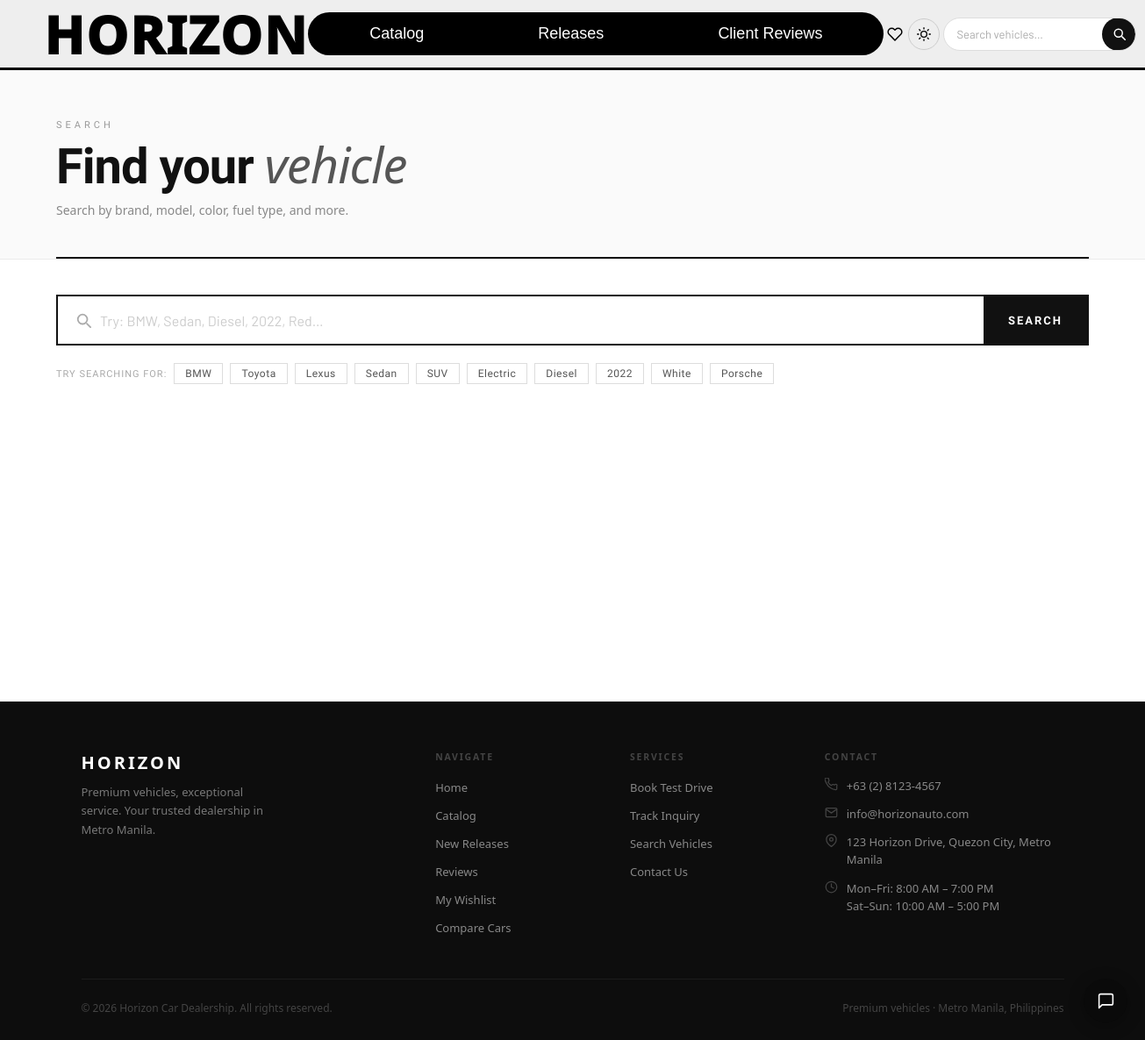
The app's page /search/ with its own data.
### horizon/models.py (models this page shows, shortened)
class DealershipSettings(models.Model):
    dealership_name  = models.CharField(max_length=120, default='Horizon Car Dealership')
    phone            = models.CharField(max_length=40,  default='+63 (2) 8123-4567')
    email            = models.EmailField(default='info@horizonauto.com')
    address          = models.CharField(max_length=200, default='123 Horizon Drive, Quezon City, Metro Manila')
    weekday_hours    = models.CharField(max_length=60,  default='8:00 AM – 7:00 PM')
    weekend_hours    = models.CharField(max_length=60,  default='10:00 AM – 5:00 PM')
    facebook_url     = models.URLField(blank=True, default='')
    instagram_url    = models.URLField(blank=True, default='')
    telegram_url     = models.URLField(blank=True, default='')
    tagline          = models.CharField(max_length=200, blank=True, default='')
    brand_name       = models.CharField(max_length=40, default='HORIZON',
                           help_text='Short name shown in the navbar (e.g. HORIZON)')
    chat_avatar_letter = models.CharField(max_length=2, default='H',
                           help_text='1-2 letter initial shown in the chat widget avatar')
    footer_tagline   = models.CharField(max_length=200, blank=True,
                           default='Premium vehicles, exceptional service. Your trusted dealership in Metro Manila.',
                           help_text='Short description shown under the brand name in the footer')
    footer_copyright = models.CharField(max_length=200, blank=True, default='',
                           help_text='Custom copyright line. Leave blank to auto-generate from dealership name.')
    footer_show_nav      = models.BooleanField(default=True, help_text='Show the Navigate links column')
    footer_show_services = models.BooleanField(default=True, help_text='Show the Services links column')
    footer_show_contact  = models.BooleanField(default=True, help_text='Show the Contact details column')
    footer_show_socials  = models.BooleanField(default=True, help_text='Show social media icon links')
    class Meta:
        verbose_name = verbose_name_plural = 'Dealership Settings'
    @classmethod
    def get(cls):
        obj, _ = cls.objects.get_or_create(pk=1)
        return obj

### horizon/views.py (the view, shortened to what this page needs)
# urls.py: path('search/',                 views.search,              name='search'),
def search(request):
    query = request.GET.get('q', '').strip()
    cars = Car.objects.none()
    total = 0
    return render(request, 'horizon/search.html', {
        'query': query,
        'cars':  cars,
        'total': total,
        'suggest_terms': ['BMW', 'Toyota', 'Lexus', 'Sedan', 'SUV', 'Electric', 'Diesel', '2022', 'White', 'Porsche'],
    })

### horizon/context_processors.py (called while the page is built)
def dealership_settings(request):
    return {'dealership_settings': DealershipSettings.get()}

def pending_test_drives(request):
    try:
        count = TestDriveRequest.objects.filter(is_read=False).count()
    except Exception:
        count = 0
    return {'sb_pending_test_drives': count}

### horizon/templates/horizon/search.html (shortened to what this page needs)
{% extends 'horizon/base.html' %}
{% load static %}
{% block content %}
<div class="srp-wrap">
  <header class="srp-hero">
    <div class="srp-hero-inner">
      <div class="srp-hero-left">
        <span class="srp-eyebrow">Search</span>
        {% if query %}
          <h1 class="srp-title">Results for <em>{{ query }}</em></h1>
          <p class="srp-sub">
            {% if total %}{{ total }} vehicle{{ total|pluralize }} matched your search.
            {% else %}No vehicles matched your search.{% endif %}
          </p>
        {% else %}
          <h1 class="srp-title">Find your <em>vehicle</em></h1>
          <p class="srp-sub">Search by brand, model, color, fuel type, and more.</p>
        {% endif %}
      </div>
    </div>
    <div class="srp-hero-rule"></div>
  </header>
  <div class="srp-search-bar-wrap">
    <form class="srp-search-form" action="{% url 'search' %}" method="get" role="search" onsubmit="srpAcClose()">
      <div class="srp-search-inner">
        <svg class="srp-search-icon" width="18" height="18" viewBox="0 0 20 20"
             fill="none" stroke="currentColor" stroke-width="2" stroke-linecap="round">
          <circle cx="9" cy="9" r="6"/><line x1="14.5" y1="14.5" x2="19" y2="19"/>
        </svg>
        <input
          class="srp-search-input"
          id="srpSearchInput"
          type="search"
          name="q"
          value="{{ query }}"
          placeholder="Try: BMW, Sedan, Diesel, 2022, Red…"
          autocomplete="off"
          autofocus
          aria-label="Search vehicles"
          oninput="srpAcInput(this.value)"
          onkeydown="srpAcKey(event)"
          onfocus="srpAcInput(this.value)"
        >
        <button class="srp-search-submit" type="submit">Search</button>
      </div>
    </form>
  </div>
  {% if not query %}
  <div class="srp-suggestions">
    <span class="srp-suggest-label">Try searching for:</span>
    {% for term in suggest_terms %}
    <a href="{% url 'search' %}?q={{ term }}" class="srp-suggest-chip">{{ term }}</a>
    {% endfor %}
  </div>
  {% endif %}
</div>
{% endblock %}

### horizon/templates/horizon/base.html (shortened to what this page needs)
{% load static %}
<!DOCTYPE html>
<html lang="en">
<head>
  <link rel="stylesheet" href="{% static 'css/stylesheet.css' %}">
  <link rel="stylesheet" href="{% static 'css/dark.css' %}">
</head>
<body>
<header class="navbar">
  <div class="logo"><a href="{% url 'home' %}">{{ dealership_settings.brand_name }}</a></div>
  <nav class="nav-center" id="navMenu">
    <a href="{% url 'catalog' %}">Catalog</a>
    <a href="{% url 'releases' %}">Releases</a>
    <a href="{% url 'client_releases' %}">Client Reviews</a>
  </nav>
  <a href="{% url 'wishlist' %}" class="nav-wl-link" title="My Wishlist" aria-label="Wishlist">
    <svg width="18" height="18" viewBox="0 0 24 24" fill="none" stroke="currentColor" stroke-width="2" stroke-linecap="round" stroke-linejoin="round"><path d="M20.84 4.61a5.5 5.5 0 0 0-7.78 0L12 5.67l-1.06-1.06a5.5 5.5 0 0 0-7.78 7.78l1.06 1.06L12 21.23l7.78-7.78 1.06-1.06a5.5 5.5 0 0 0 0-7.78z"/></svg>
  </a>
  <button class="dm-toggle" id="dmToggle" onclick="dmToggle()" title="Toggle dark mode" aria-label="Toggle dark mode">
  </button>
  <div class="nav-search-wrap" id="navSearchWrap">
    <form class="nav-search" action="{% url 'search' %}" method="get" role="search" onsubmit="navAcClose()">
      <input class="nav-search-input" id="navSearchInput" type="search" name="q" placeholder="Search vehicles…"
             value="{{ request.GET.q|default:'' }}" autocomplete="off" aria-label="Search vehicles"
             oninput="navAcInput(this.value)" onkeydown="navAcKey(event)" onfocus="navAcInput(this.value)">
      <button class="nav-search-btn" type="submit" aria-label="Submit search">
        <svg width="15" height="15" viewBox="0 0 20 20" fill="none" stroke="currentColor"
             stroke-width="2" stroke-linecap="round"><circle cx="9" cy="9" r="6"/><line x1="14.5" y1="14.5" x2="19" y2="19"/></svg>
      </button>
    </form>
  </div>
</header>
{% block content %}{% endblock %}
<footer class="site-footer">
  <div class="ft-inner">
    <div class="ft-grid">
      <div class="ft-col ft-col-brand">
        <p class="ft-brand-name">{{ dealership_settings.brand_name }}</p>
        {% if dealership_settings.footer_tagline %}
        <p class="ft-tagline">{{ dealership_settings.footer_tagline }}</p>
        {% endif %}
      </div>
      {% if dealership_settings.footer_show_nav %}
      <div class="ft-col">
        <p class="ft-col-title">Navigate</p>
        <ul class="ft-links">
          <li><a href="{% url 'home' %}">Home</a></li>
          <li><a href="{% url 'catalog' %}">Catalog</a></li>
          <li><a href="{% url 'releases' %}">New Releases</a></li>
          <li><a href="{% url 'client_releases' %}">Reviews</a></li>
          <li><a href="{% url 'wishlist' %}">My Wishlist</a></li>
          <li><a href="{% url 'compare' %}">Compare Cars</a></li>
        </ul>
      </div>
      {% endif %}
      {% if dealership_settings.footer_show_services %}
      <div class="ft-col">
        <p class="ft-col-title">Services</p>
        <ul class="ft-links">
          <li><a href="{% url 'vehicle_detail' pk=1 %}" onclick="event.preventDefault();document.querySelector('.float-chat-btn')&&document.querySelector('.float-chat-btn').click()">Book Test Drive</a></li>
          <li><a href="{% url 'ticket_lookup' %}">Track Inquiry</a></li>
          <li><a href="{% url 'search' %}">Search Vehicles</a></li>
          <li><a href="{% url 'home' %}#contact">Contact Us</a></li>
        </ul>
      </div>
      {% endif %}
      {% if dealership_settings.footer_show_contact %}
      <div class="ft-col ft-col-contact">
        <p class="ft-col-title">Contact</p>
        {% if dealership_settings.phone %}
        <div class="ft-contact-item">
          <span>{{ dealership_settings.phone }}</span>
        </div>
        {% endif %}
        {% if dealership_settings.email %}
        <div class="ft-contact-item">
          <svg class="ft-ci" viewBox="0 0 24 24" fill="none" stroke="currentColor" stroke-width="2" stroke-linecap="round" stroke-linejoin="round"><path d="M4 4h16c1.1 0 2 .9 2 2v12c0 1.1-.9 2-2 2H4c-1.1 0-2-.9-2-2V6c0-1.1.9-2 2-2z"/><polyline points="22,6 12,13 2,6"/></svg>
          <span>{{ dealership_settings.email }}</span>
        </div>
        {% endif %}
        {% if dealership_settings.address %}
        <div class="ft-contact-item">
          <svg class="ft-ci" viewBox="0 0 24 24" fill="none" stroke="currentColor" stroke-width="2" stroke-linecap="round" stroke-linejoin="round"><path d="M21 10c0 7-9 13-9 13s-9-6-9-13a9 9 0 0118 0z"/><circle cx="12" cy="10" r="3"/></svg>
          <span>{{ dealership_settings.address }}</span>
        </div>
        {% endif %}
        {% if dealership_settings.weekday_hours or dealership_settings.weekend_hours %}
        <div class="ft-contact-item">
          <svg class="ft-ci" viewBox="0 0 24 24" fill="none" stroke="currentColor" stroke-width="2" stroke-linecap="round" stroke-linejoin="round"><circle cx="12" cy="12" r="10"/><polyline points="12 6 12 12 16 14"/></svg>
          <span>
            {% if dealership_settings.weekday_hours %}Mon–Fri: {{ dealership_settings.weekday_hours }}<br>{% endif %}
            {% if dealership_settings.weekend_hours %}Sat–Sun: {{ dealership_settings.weekend_hours }}{% endif %}
          </span>
        </div>
        {% endif %}
      </div>
      {% endif %}
    </div>
    <div class="ft-divider"></div>
    <div class="ft-bottom">
      <p class="ft-copy">
        &copy; {% now "Y" %}
        {% if dealership_settings.footer_copyright %}
          {{ dealership_settings.footer_copyright }}
        {% else %}
          {{ dealership_settings.dealership_name }}. All rights reserved.
        {% endif %}
      </p>
      <p class="ft-bottom-right">Premium vehicles &middot; Metro Manila, Philippines</p>
    </div>
  </div>
</footer>
<button class="hb" id="hwBubble" onclick="hwToggle()" aria-label="Chat">
  <svg class="ic-c" viewBox="0 0 24 24" fill="none" stroke="currentColor" stroke-width="1.8" stroke-linecap="round" stroke-linejoin="round"><path d="M21 15a2 2 0 01-2 2H7l-4 4V5a2 2 0 012-2h14a2 2 0 012 2z"/></svg>
</button>
</body>
</html>

### static/css/stylesheet.css (style rules this page uses)
:root { --ink: #0a0a0a; --ink-2: #1c1c1e; --muted: #6e6e73; --pale: #aeaeb2; --line: #e2e2e2; --surface: #fafafa; --white: #ffffff; --red: #d62222; --font-display: "Horizon", serif; --font-body: "poppins", "Segoe UI", sans-serif; --r-sm: 6px; --r-md: 10px; --r-lg: 16px; --shadow-xs: 0 1px 3px rgba(0,0,0,0.05); --shadow-sm: 0 2px 8px rgba(0,0,0,0.07); --shadow: 0 1px 3px rgba(0,0,0,0.06), 0 4px 16px rgba(0,0,0,0.04); --shadow-md: 0 8px 28px rgba(0,0,0,0.10); --t: 0.18s; --ease: cubic-bezier(0.4,0,0.2,1); }
* { margin: 0; padding: 0; box-sizing: border-box; font-family: "Segoe UI", sans-serif; }
body { background: #dcdcdc; }
.navbar { height: 80px; background: #eeeeee; border-bottom: 3px solid #000; display: flex; align-items: center; justify-content: space-between; padding: 0 50px; }
.logo { font-family: "Horizon"; font-size: 60px; font-weight: 1000; color: #000000; letter-spacing: 2px; }
.logo a { color: #000000; text-decoration: none; }
.nav-center { display: flex; align-items: center; gap: 130px; background: #000000; padding: 14px 70px; border-radius: 50px; }
.nav-center a { color: #fff; text-decoration: none; font-weight: 600; font-size: 18px; white-space: nowrap; font-weight: 500; font-family: "poppis", sans-serif; }
.nav-search { display: flex; align-items: center; background: #fff; border: 1.5px solid #ddd; border-radius: 50px; overflow: hidden; height: 38px; transition: border-color 0.2s; }
.nav-search-input { border: none; outline: none; background: transparent; padding: 0 14px; font-size: 13px; font-family: 'Barlow', 'Poppins', sans-serif; color: #111; width: 180px; height: 100%; }
.nav-search-input::placeholder { color: #aaa; }
.nav-search-btn { background: #111; border: none; color: #fff; width: 38px; height: 38px; border-radius: 50%; display: flex; align-items: center; justify-content: center; cursor: pointer; flex-shrink: 0; transition: background 0.15s; margin: 0; padding: 0; }
.site-footer { background: #0d0d0d; color: #fff; font-family: 'Poppins', sans-serif; }
.ft-inner { max-width: 1200px; margin: 0 auto; padding: 56px 40px 28px; }
.ft-grid { display: grid; grid-template-columns: 2fr 1fr 1fr 1.5fr; gap: 40px; margin-bottom: 48px; }
.ft-brand-name { font-size: 20px; font-weight: 700; letter-spacing: 3px; margin: 0 0 10px; color: #fff; }
.ft-tagline { font-size: 13px; color: #777; line-height: 1.65; margin: 0 0 24px; max-width: 230px; }
.ft-col-title { font-size: 10.5px; font-weight: 600; letter-spacing: 1.8px; text-transform: uppercase; color: #444; margin: 0 0 16px; }
.ft-links { list-style: none; padding: 0; margin: 0; display: flex; flex-direction: column; gap: 10px; }
.ft-links a { color: #888; font-size: 13px; text-decoration: none; transition: color 0.18s; }
.ft-contact-item { display: flex; align-items: flex-start; gap: 10px; margin-bottom: 12px; font-size: 13px; color: #888; line-height: 1.55; }
.ft-ci { width: 15px; height: 15px; flex-shrink: 0; margin-top: 1px; color: #444; }
.ft-divider { border: none; border-top: 1px solid #1c1c1c; margin: 0 0 24px; }
.ft-bottom { display: flex; justify-content: space-between; align-items: center; flex-wrap: wrap; gap: 10px; }
.ft-copy { font-size: 12px; color: #444; margin: 0; }
.ft-bottom-right { font-size: 12px; color: #444; margin: 0; }
@media (min-width: 1025px) { .nav-center { gap: 130px; padding: 14px 70px; } }
@media (min-width: 1025px) { .navbar { padding: 0 50px; } }

### static/css/dark.css (style rules this page uses)
.dm-toggle { display: inline-flex; align-items: center; justify-content: center; width: 36px; height: 36px; border-radius: 50%; border: 1.5px solid #ccc; background: transparent; color: inherit; cursor: pointer; margin-right: 4px; flex-shrink: 0; transition: border-color 0.2s, background 0.2s, transform 0.2s; }
.dm-toggle .dm-sun { display: block; }

### records on screen
DealershipSettings: brand_name "HORIZON", footer_tagline "Premium vehicles, exceptional service. Your trusted dealership in Metro Manila.", phone "+63 (2) 8123-4567", email "info@horizonauto.com", address "123 Horizon Drive, Quezon City, Metro Manila", weekday_hours "8:00 AM – 7:00 PM", weekend_hours "10:00 AM – 5:00 PM", dealership_name "Horizon Car Dealership"

### other values on screen
{{ term }} "BMW" "Toyota" "Lexus" "Sedan" "SUV" "Electric" "Diesel" "2022" "White" "Porsche"
